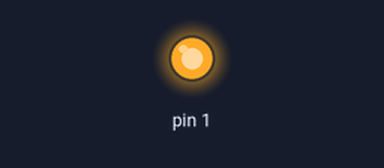
The sketch below on a simulated Arduino Uno, built with avr-gcc and run on an emulated ATmega328P. Parts: output pins drawn as LEDs (lit = HIGH).

Above: at 0.2 s.
At 4.0 s:
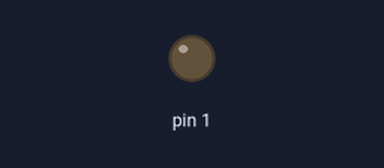
Timing chart, 0 to 7.2 s (numbered marks = the images above):
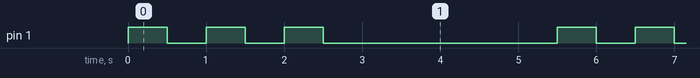

Measured:
- by itself, pin 1: repeats every 5.5 s: 2 × (LOW 0.50 s, HIGH 0.50 s), LOW 3.0 s, HIGH 0.50 s
- by itself, everything shown: repeats every 5.5 s, in 6 steps

The sketch:

led_blink.ino
```cpp
void setup()
{
    pinMode(1, OUTPUT);
}

void loop()
{
    for (int i = 0; i < 3; i++)
    {
        digitalWrite(1, HIGH);
        delay(500);
        digitalWrite(1, LOW);
        delay(500);
    }
    digitalWrite(1, LOW);
    delay(2500);
}
```
